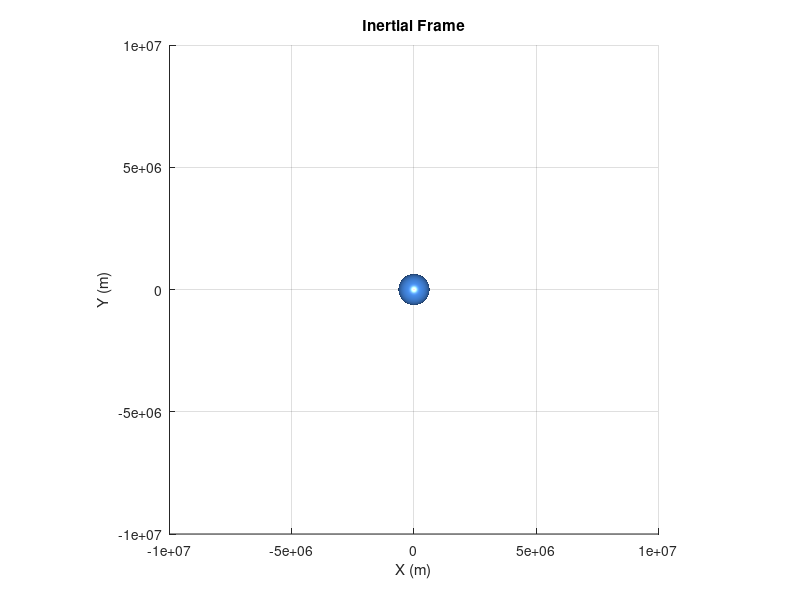
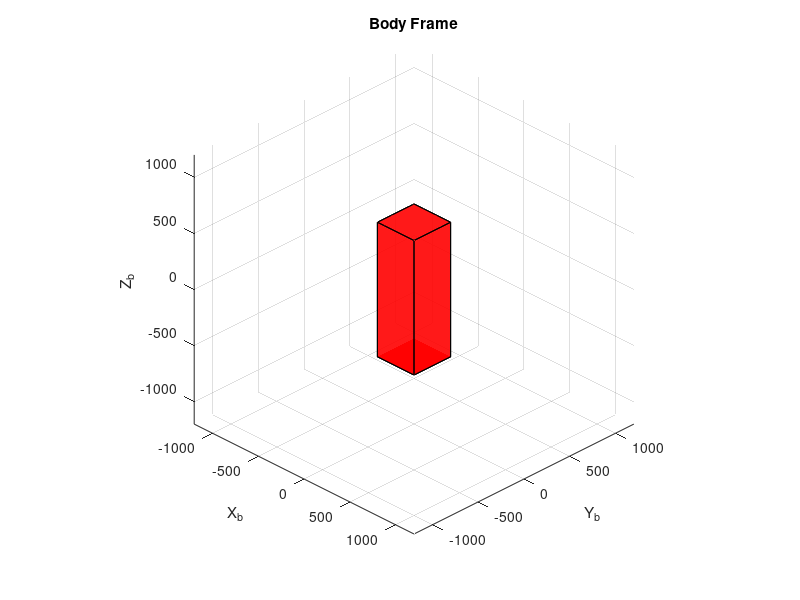

Recreate these plots in MATLAB, in order. (Note: this script raises an error after producing the figures.)
%% ================================================
% RK4 Orbit + 3-Axis Reaction Wheel Control
% ================================================

clear all; clc; close all;

%% 1) CONSTANTS
mu = 3.98600e14; 
Acs = 0.03;
angle = 0;
Re = 6378e3;  
m = 5;
dt = 60;              
tf = 60*24*365;           
N  = floor(tf/dt);

%% 2) INITIAL ORBIT SETUP
a  = 450e3 + Re;
e  = 0.0005;
inc  = deg2rad(90);
RAAN = deg2rad(90);
argp = deg2rad(0);
E0   = deg2rad(0);

n = sqrt(mu/a^3);

R3 = @(th)[cos(th) sin(th) 0; -sin(th) cos(th) 0; 0 0 1];
R1 = @(th)[1 0 0; 0 cos(th) sin(th); 0 -sin(th) cos(th)];
A = R3(RAAN)*R1(inc)*R3(argp);

r_pf = a*[cos(E0)-e; sqrt(1-e^2)*sin(E0); 0];
v_pf = (n*a^2/norm(r_pf))*[-sin(E0); sqrt(1-e^2)*cos(E0); 0];

r = zeros(3,N+1);
v = zeros(3,N+1);

r(:,1) = A.'*r_pf;
v(:,1) = A.'*v_pf;

%% 3) ATTITUDE SETUP
q = zeros(4,N+1);
q(:,1) = [0;0;0;1];      % initial quaternion

theta = zeros(3,N+1);        % body rates
theta(:,1) = [0;0;0];


w = zeros(3,N+1);        % body rates
w(:,1) = [1e-12;1e-12;1e-12];

wRW = zeros(3,N+1);        % body rates
wRW(:,1) = [1e-12;1e-12;1e-12];

wdot = zeros(3,N+1);        % body rates
wdot(:,1) = [0;0;0];

J_sat = [0.00225049 0.00830119 0.00830119];
J_rw  = [0.00225049e-3 0.00830119e-3 0.00830119e-3];
referenceDirections = [1 0 0; 0 1 0; 0 0 1];

%% 4) CONTROL SETUP
theta_des = [pi/2; pi/3; pi/4];   % desired Euler angles
alpha_rw_max = 1e-4;                % wheel accel limit

%% 5) CUBE GEOMETRY
Lx=400; Ly=400; Lz=1200;

V0 = [
   -Lx/2 -Ly/2 -Lz/2;
    Lx/2 -Ly/2 -Lz/2;
    Lx/2  Ly/2 -Lz/2;
   -Lx/2  Ly/2 -Lz/2;
   -Lx/2 -Ly/2  Lz/2;
    Lx/2 -Ly/2  Lz/2;
    Lx/2  Ly/2  Lz/2;
   -Lx/2  Ly/2  Lz/2 ];

F = [1 2 3 4; 5 6 7 8; 1 2 6 5; 2 3 7 6; 3 4 8 7; 4 1 5 8];

%% 6) FIGURE 1 – INERTIAL FRAME
figure(1); clf; hold on; axis equal; grid on;
xlabel('X (m)'); ylabel('Y (m)'); zlabel('Z (m)');
title('Inertial Frame')

[Xe,Ye,Ze] = sphere(60);
surf(Re*Xe/10,Re*Ye/10,Re*Ze/10,'FaceColor',[0.3 0.6 1],'EdgeColor','none');
lighting gouraud; camlight headlight

hCube1 = patch('Vertices',V0+r(:,1).','Faces',F,...
    'FaceColor','r','EdgeColor','k','FaceAlpha',0.9);
xlim([-1e7 1e7]); ylim([-1e7 1e7]); zlim([-1e7 1e7]);

%% 7) FIGURE 2 – BODY FRAME
figure(2); clf; hold on; axis equal; grid on;
xlabel('X_b'); ylabel('Y_b'); zlabel('Z_b');
title('Body Frame')

lim = max([Lx Ly Lz]);
xlim([-lim lim]); ylim([-lim lim]); zlim([-lim lim]);

hCube2 = patch('Vertices',V0,'Faces',F,...
    'FaceColor','r','EdgeColor','k','FaceAlpha',0.9);

view(45,30)

%% 8) STORAGE
timestamps = zeros(1,N);

%% DYNAMICS FUNCTIONS
f_orbit = @(r_current,v_current,adrag)[ ...
    v_current;
    (-mu*r_current/norm(r_current,2)^3) + (adrag)];
f_angacc  = @(w_current,J) (-inv(J))*cross(w_current,J*w_current);

%% 9) MAIN LOOP
for k = 1:N
    [Tatm,~,~,rho] = atmosisa(norm(r(:,k),2));
    norm(r(:,k),2)
    sigma_t = @(theta) 0.93 - (1.48e-3)*theta - (7e-5)*(theta^2);
    sigma_n = @(theta) 0.63*(1 - exp(-3.38e-2 * theta));

    Cd = dragCoefficientCalculator(8314.5,Tatm, 26.98, norm(v(:,k),2), sigma_t, sigma_n, deg2rad(angle));

    %% ---------- ORBIT RK4 ----------

    Fd_k1 = dragCalcRectangularPrism(Acs, deg2rad(angle), rho, Cd, v(:,k));
    a_drag_k1 = Fd_k1/m;
    k1 = f_orbit(r(:,k),v(:,k),a_drag_k1);
    
    Fd_k2 = dragCalcRectangularPrism(Acs, deg2rad(angle), rho, Cd, v(:,k)+0.5*dt*k1(4:6));
    a_drag_k2 = Fd_k2/m;
    k2 = f_orbit(r(:,k)+0.5*dt*k1(1:3), v(:,k)+0.5*dt*k1(4:6),a_drag_k2);

    Fd_k3 = dragCalcRectangularPrism(Acs, deg2rad(angle), rho, Cd, v(:,k)+0.5*dt*k2(4:6));
    a_drag_k3 = Fd_k3/m;
    k3 = f_orbit(r(:,k)+0.5*dt*k2(1:3), v(:,k)+0.5*dt*k2(4:6),a_drag_k3);

    Fd_k4 = dragCalcRectangularPrism(Acs, deg2rad(angle), rho, Cd, v(:,k)+dt*k3(4:6));
    a_drag_k4 = Fd_k4/m;
    k4 = f_orbit(r(:,k)+dt*k3(1:3), v(:,k)+dt*k3(4:6),a_drag_k4);

    r(:,k+1) = r(:,k) + (dt/6)*(k1(1:3)+2*k2(1:3)+2*k3(1:3)+k4(1:3));
    v(:,k+1) = v(:,k) + (dt/6)*(k1(4:6)+2*k2(4:6)+2*k3(4:6)+k4(4:6));

    %% ---------- ATTITUDE DYNAMICS ----------
    if (k > 1)
        controlTorque_RW = axisWheelTorqueOutput(theta,theta_des,J_sat,dt,1,k);
    else
        controlTorque_RW = 0;
    end
    L_ext = [0 0 0];
    u = (-controlTorque_RW ./ J_rw);
    k1 = satAttitudeControl( w(:,k), wRW(:,k), u, diag(J_sat), diag(J_rw), referenceDirections, controlTorque_RW, L_ext);
    k2 = satAttitudeControl( w(:,k)+0.5*dt*k1, wRW(:,k)+0.5*dt*u', u, diag(J_sat), diag(J_rw), referenceDirections, controlTorque_RW, L_ext);
    k3 = satAttitudeControl( w(:,k)+0.5*dt*k2, wRW(:,k)+0.5*dt*u', u, diag(J_sat), diag(J_rw), referenceDirections, controlTorque_RW, L_ext);
    k4 = satAttitudeControl( w(:,k)+dt*k3,     wRW(:,k)+dt*u',     u, diag(J_sat), diag(J_rw), referenceDirections, controlTorque_RW, L_ext);
    
    w(:,k+1) = w(:,k) + (dt/6)*(k1 + 2*k2 + 2*k3 + k4);
    wRW(:,k+1) = wRW(:,k) + dt*u';
    
    % Integrate angle 
    theta(:,k+1) = theta(:,k) + w(:,k+1)*dt;
    
    
    %% ---------- CONVERT TO EULER ----------
    angles = theta(:,k+1); 
    
    tol = deg2rad(0.1);
    tol_omega = deg2rad(0.1);

    %% ---------- Initialize new Angle Variables ----------

    angles_new_x = angles(1);
    angles_new_y = angles(2);
    angles_new_z = angles(3);

    w_new_x = w(1,k+1);
    w_new_y = w(2,k+1);
    w_new_z = w(3,k+1);

    
    %% ---------- UPDATE STATE ----------
    w(:,k+1) = [w_new_x w_new_y w_new_z];

    % Rebuild quaternion from updated Euler angles
    Rb = eul2rotm([angles_new_x; angles_new_y; angles_new_z]',"ZYX");
    
    q(:,k+1) = rotm2quat(Rb).';
    
    timestamps(k) = k*dt;

    % Inertial display
    set(hCube1,'Vertices',(Rb*V0.').'*5*100 + (r(:,k+1)/5).');

    % Body display
    set(hCube2,'Vertices',(Rb*V0.').');
    
    drawnow
    


end

figure(3)

plot3(r(1,:),r(2,:),r(3,:))
